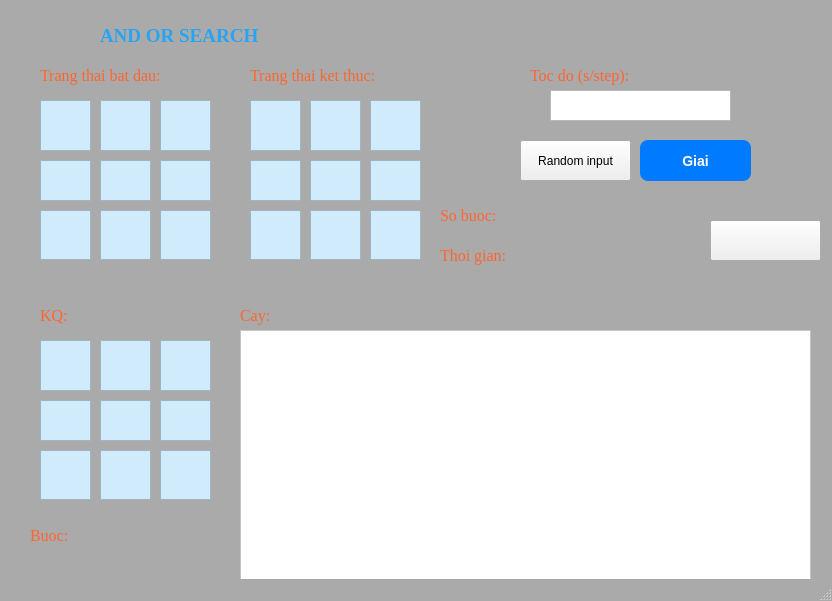
<?xml version="1.0" encoding="UTF-8"?>
<ui version="4.0">
 <class>MainWindow</class>
 <widget class="QMainWindow" name="MainWindow">
  <property name="geometry">
   <rect>
    <x>0</x>
    <y>0</y>
    <width>832</width>
    <height>601</height>
   </rect>
  </property>
  <property name="windowTitle">
   <string>Do an AI ca nhan</string>
  </property>
  <property name="styleSheet">
   <string notr="true">QMainWindow{
	background-color: #AAAAAA;
}</string>
  </property>
  <widget class="QWidget" name="centralwidget">
   <widget class="QLabel" name="lblStartState">
    <property name="geometry">
     <rect>
      <x>40</x>
      <y>60</y>
      <width>161</width>
      <height>31</height>
     </rect>
    </property>
    <property name="font">
     <font>
      <family>Times New Roman</family>
      <pointsize>12</pointsize>
     </font>
    </property>
    <property name="styleSheet">
     <string notr="true">QLabel{
	color: #FF652F;
}</string>
    </property>
    <property name="text">
     <string>Trang thai bat dau:</string>
    </property>
   </widget>
   <widget class="QPushButton" name="btnSolve">
    <property name="geometry">
     <rect>
      <x>640</x>
      <y>140</y>
      <width>111</width>
      <height>41</height>
     </rect>
    </property>
    <property name="styleSheet">
     <string notr="true">/*QPushButton{
	background-color: #EEE2DC;
	border-radius: 10px;
}*/
QPushButton {
    background-color: #007BFF;
    color: white;
    border-radius: 8px;
    padding: 6px 12px;
    font-size: 14px;
    font-weight: bold;
}

QPushButton:hover {
    background-color: #0056b3;
}

</string>
    </property>
    <property name="text">
     <string>Giai</string>
    </property>
   </widget>
   <widget class="QLabel" name="lblTitle">
    <property name="geometry">
     <rect>
      <x>100</x>
      <y>20</y>
      <width>691</width>
      <height>31</height>
     </rect>
    </property>
    <property name="font">
     <font>
      <family>Times New Roman</family>
      <pointsize>14</pointsize>
      <weight>75</weight>
      <bold>true</bold>
     </font>
    </property>
    <property name="styleSheet">
     <string notr="true">QLabel{
	color: #27A4F2;
}</string>
    </property>
    <property name="text">
     <string>AND OR SEARCH</string>
    </property>
   </widget>
   <widget class="QPlainTextEdit" name="cell1">
    <property name="geometry">
     <rect>
      <x>40</x>
      <y>100</y>
      <width>51</width>
      <height>51</height>
     </rect>
    </property>
    <property name="font">
     <font>
      <family>Times New Roman</family>
      <pointsize>10</pointsize>
     </font>
    </property>
    <property name="styleSheet">
     <string notr="true">QPlainTextEdit{
	background-color: #CFEBFC;
	color: black
}</string>
    </property>
   </widget>
   <widget class="QPlainTextEdit" name="cell2">
    <property name="geometry">
     <rect>
      <x>100</x>
      <y>100</y>
      <width>51</width>
      <height>51</height>
     </rect>
    </property>
    <property name="font">
     <font>
      <family>Times New Roman</family>
      <pointsize>10</pointsize>
     </font>
    </property>
    <property name="styleSheet">
     <string notr="true">QPlainTextEdit{
	background-color: #CFEBFC;
	color: black
}</string>
    </property>
   </widget>
   <widget class="QPlainTextEdit" name="cell3">
    <property name="geometry">
     <rect>
      <x>160</x>
      <y>100</y>
      <width>51</width>
      <height>51</height>
     </rect>
    </property>
    <property name="font">
     <font>
      <family>Times New Roman</family>
      <pointsize>10</pointsize>
     </font>
    </property>
    <property name="styleSheet">
     <string notr="true">QPlainTextEdit{
	background-color: #CFEBFC;
	color: black
}</string>
    </property>
   </widget>
   <widget class="QPlainTextEdit" name="cell4">
    <property name="geometry">
     <rect>
      <x>40</x>
      <y>160</y>
      <width>51</width>
      <height>41</height>
     </rect>
    </property>
    <property name="font">
     <font>
      <family>Times New Roman</family>
      <pointsize>10</pointsize>
     </font>
    </property>
    <property name="styleSheet">
     <string notr="true">QPlainTextEdit{
	background-color: #CFEBFC;
	color: black
}</string>
    </property>
   </widget>
   <widget class="QPlainTextEdit" name="cell5">
    <property name="geometry">
     <rect>
      <x>100</x>
      <y>160</y>
      <width>51</width>
      <height>41</height>
     </rect>
    </property>
    <property name="font">
     <font>
      <family>Times New Roman</family>
      <pointsize>10</pointsize>
     </font>
    </property>
    <property name="styleSheet">
     <string notr="true">QPlainTextEdit{
	background-color: #CFEBFC;
	color: black
}</string>
    </property>
   </widget>
   <widget class="QPlainTextEdit" name="cell6">
    <property name="geometry">
     <rect>
      <x>160</x>
      <y>160</y>
      <width>51</width>
      <height>41</height>
     </rect>
    </property>
    <property name="font">
     <font>
      <family>Times New Roman</family>
      <pointsize>10</pointsize>
     </font>
    </property>
    <property name="styleSheet">
     <string notr="true">QPlainTextEdit{
	background-color: #CFEBFC;
	color: black
}</string>
    </property>
   </widget>
   <widget class="QPlainTextEdit" name="cell7">
    <property name="geometry">
     <rect>
      <x>40</x>
      <y>210</y>
      <width>51</width>
      <height>50</height>
     </rect>
    </property>
    <property name="font">
     <font>
      <family>Times New Roman</family>
      <pointsize>10</pointsize>
     </font>
    </property>
    <property name="styleSheet">
     <string notr="true">QPlainTextEdit{
	background-color: #CFEBFC;
	color: black
}</string>
    </property>
   </widget>
   <widget class="QPlainTextEdit" name="cell8">
    <property name="geometry">
     <rect>
      <x>100</x>
      <y>210</y>
      <width>51</width>
      <height>50</height>
     </rect>
    </property>
    <property name="font">
     <font>
      <family>Times New Roman</family>
      <pointsize>10</pointsize>
     </font>
    </property>
    <property name="styleSheet">
     <string notr="true">QPlainTextEdit{
	background-color: #CFEBFC;
	color: black
}</string>
    </property>
   </widget>
   <widget class="QPlainTextEdit" name="cell9">
    <property name="geometry">
     <rect>
      <x>160</x>
      <y>210</y>
      <width>51</width>
      <height>50</height>
     </rect>
    </property>
    <property name="font">
     <font>
      <family>Times New Roman</family>
      <pointsize>10</pointsize>
     </font>
    </property>
    <property name="styleSheet">
     <string notr="true">QPlainTextEdit{
	background-color: #CFEBFC;
	color: black
}</string>
    </property>
   </widget>
   <widget class="QPlainTextEdit" name="cell3_3">
    <property name="geometry">
     <rect>
      <x>160</x>
      <y>340</y>
      <width>51</width>
      <height>51</height>
     </rect>
    </property>
    <property name="font">
     <font>
      <family>Times New Roman</family>
      <pointsize>10</pointsize>
     </font>
    </property>
    <property name="styleSheet">
     <string notr="true">QPlainTextEdit{
	background-color: #CFEBFC;
	color: black
}</string>
    </property>
    <property name="readOnly">
     <bool>true</bool>
    </property>
   </widget>
   <widget class="QPlainTextEdit" name="cell7_3">
    <property name="geometry">
     <rect>
      <x>40</x>
      <y>450</y>
      <width>51</width>
      <height>50</height>
     </rect>
    </property>
    <property name="font">
     <font>
      <family>Times New Roman</family>
      <pointsize>10</pointsize>
     </font>
    </property>
    <property name="styleSheet">
     <string notr="true">QPlainTextEdit{
	background-color: #CFEBFC;
	color: black
}</string>
    </property>
    <property name="readOnly">
     <bool>true</bool>
    </property>
   </widget>
   <widget class="QPlainTextEdit" name="cell8_3">
    <property name="geometry">
     <rect>
      <x>100</x>
      <y>450</y>
      <width>51</width>
      <height>50</height>
     </rect>
    </property>
    <property name="font">
     <font>
      <family>Times New Roman</family>
      <pointsize>10</pointsize>
     </font>
    </property>
    <property name="styleSheet">
     <string notr="true">QPlainTextEdit{
	background-color: #CFEBFC;
	color: black
}</string>
    </property>
    <property name="readOnly">
     <bool>true</bool>
    </property>
   </widget>
   <widget class="QPlainTextEdit" name="cell9_3">
    <property name="geometry">
     <rect>
      <x>160</x>
      <y>450</y>
      <width>51</width>
      <height>50</height>
     </rect>
    </property>
    <property name="font">
     <font>
      <family>Times New Roman</family>
      <pointsize>10</pointsize>
     </font>
    </property>
    <property name="styleSheet">
     <string notr="true">QPlainTextEdit{
	background-color: #CFEBFC;
	color: black
}</string>
    </property>
    <property name="readOnly">
     <bool>true</bool>
    </property>
   </widget>
   <widget class="QPlainTextEdit" name="cell5_3">
    <property name="geometry">
     <rect>
      <x>100</x>
      <y>400</y>
      <width>51</width>
      <height>41</height>
     </rect>
    </property>
    <property name="font">
     <font>
      <family>Times New Roman</family>
      <pointsize>10</pointsize>
     </font>
    </property>
    <property name="styleSheet">
     <string notr="true">QPlainTextEdit{
	background-color: #CFEBFC;
	color: black
}</string>
    </property>
    <property name="readOnly">
     <bool>true</bool>
    </property>
   </widget>
   <widget class="QPlainTextEdit" name="cell4_3">
    <property name="geometry">
     <rect>
      <x>40</x>
      <y>400</y>
      <width>51</width>
      <height>41</height>
     </rect>
    </property>
    <property name="font">
     <font>
      <family>Times New Roman</family>
      <pointsize>10</pointsize>
     </font>
    </property>
    <property name="styleSheet">
     <string notr="true">QPlainTextEdit{
	background-color: #CFEBFC;
	color: black
}</string>
    </property>
    <property name="readOnly">
     <bool>true</bool>
    </property>
   </widget>
   <widget class="QPlainTextEdit" name="cell1_3">
    <property name="geometry">
     <rect>
      <x>40</x>
      <y>340</y>
      <width>51</width>
      <height>51</height>
     </rect>
    </property>
    <property name="font">
     <font>
      <family>Times New Roman</family>
      <pointsize>10</pointsize>
     </font>
    </property>
    <property name="styleSheet">
     <string notr="true">QPlainTextEdit{
	background-color: #CFEBFC;
	color: black
}</string>
    </property>
    <property name="readOnly">
     <bool>true</bool>
    </property>
   </widget>
   <widget class="QPlainTextEdit" name="cell2_3">
    <property name="geometry">
     <rect>
      <x>100</x>
      <y>340</y>
      <width>51</width>
      <height>51</height>
     </rect>
    </property>
    <property name="font">
     <font>
      <family>Times New Roman</family>
      <pointsize>10</pointsize>
     </font>
    </property>
    <property name="styleSheet">
     <string notr="true">QPlainTextEdit{
	background-color: #CFEBFC;
	color: black
}</string>
    </property>
    <property name="readOnly">
     <bool>true</bool>
    </property>
   </widget>
   <widget class="QPlainTextEdit" name="cell6_3">
    <property name="geometry">
     <rect>
      <x>160</x>
      <y>400</y>
      <width>51</width>
      <height>41</height>
     </rect>
    </property>
    <property name="font">
     <font>
      <family>Times New Roman</family>
      <pointsize>10</pointsize>
     </font>
    </property>
    <property name="styleSheet">
     <string notr="true">QPlainTextEdit{
	background-color: #CFEBFC;
	color: black
}</string>
    </property>
    <property name="readOnly">
     <bool>true</bool>
    </property>
   </widget>
   <widget class="QLabel" name="lblResult">
    <property name="geometry">
     <rect>
      <x>40</x>
      <y>300</y>
      <width>161</width>
      <height>31</height>
     </rect>
    </property>
    <property name="font">
     <font>
      <family>Times New Roman</family>
      <pointsize>12</pointsize>
     </font>
    </property>
    <property name="styleSheet">
     <string notr="true">QLabel{
	color: #FF652F;
}</string>
    </property>
    <property name="text">
     <string>KQ:</string>
    </property>
   </widget>
   <widget class="QLabel" name="lblStep">
    <property name="geometry">
     <rect>
      <x>30</x>
      <y>520</y>
      <width>71</width>
      <height>31</height>
     </rect>
    </property>
    <property name="font">
     <font>
      <family>Times New Roman</family>
      <pointsize>12</pointsize>
     </font>
    </property>
    <property name="styleSheet">
     <string notr="true">QLabel{
	color: #FF652F;
}
</string>
    </property>
    <property name="text">
     <string>Buoc:</string>
    </property>
   </widget>
   <widget class="QPlainTextEdit" name="txtStep">
    <property name="geometry">
     <rect>
      <x>80</x>
      <y>520</y>
      <width>101</width>
      <height>31</height>
     </rect>
    </property>
    <property name="font">
     <font>
      <family>Times New Roman</family>
      <pointsize>12</pointsize>
     </font>
    </property>
    <property name="styleSheet">
     <string notr="true">QPlainTextEdit{
	background-color: transparent;
	color: black
}</string>
    </property>
    <property name="frameShape">
     <enum>QFrame::NoFrame</enum>
    </property>
    <property name="textInteractionFlags">
     <set>Qt::NoTextInteraction</set>
    </property>
   </widget>
   <widget class="QLabel" name="lblTotalStep">
    <property name="geometry">
     <rect>
      <x>440</x>
      <y>200</y>
      <width>101</width>
      <height>31</height>
     </rect>
    </property>
    <property name="font">
     <font>
      <family>Times New Roman</family>
      <pointsize>12</pointsize>
     </font>
    </property>
    <property name="styleSheet">
     <string notr="true">QLabel{
	color: #FF652F;
}</string>
    </property>
    <property name="text">
     <string>So buoc:</string>
    </property>
   </widget>
   <widget class="QPlainTextEdit" name="txtTotalStep">
    <property name="geometry">
     <rect>
      <x>540</x>
      <y>200</y>
      <width>101</width>
      <height>31</height>
     </rect>
    </property>
    <property name="font">
     <font>
      <family>Times New Roman</family>
      <pointsize>12</pointsize>
     </font>
    </property>
    <property name="styleSheet">
     <string notr="true">QPlainTextEdit{
	background-color: transparent;
	color: black
}</string>
    </property>
    <property name="frameShape">
     <enum>QFrame::NoFrame</enum>
    </property>
    <property name="textInteractionFlags">
     <set>Qt::NoTextInteraction</set>
    </property>
   </widget>
   <widget class="QLabel" name="lblSolveTime">
    <property name="geometry">
     <rect>
      <x>440</x>
      <y>240</y>
      <width>111</width>
      <height>31</height>
     </rect>
    </property>
    <property name="font">
     <font>
      <family>Times New Roman</family>
      <pointsize>12</pointsize>
     </font>
    </property>
    <property name="styleSheet">
     <string notr="true">QLabel{
	color: #FF652F;
}</string>
    </property>
    <property name="text">
     <string>Thoi gian:</string>
    </property>
   </widget>
   <widget class="QPlainTextEdit" name="txtSolveTime">
    <property name="geometry">
     <rect>
      <x>540</x>
      <y>240</y>
      <width>161</width>
      <height>31</height>
     </rect>
    </property>
    <property name="font">
     <font>
      <family>Times New Roman</family>
      <pointsize>12</pointsize>
     </font>
    </property>
    <property name="styleSheet">
     <string notr="true">QPlainTextEdit{
	background-color: transparent;
	color: black
}</string>
    </property>
    <property name="frameShape">
     <enum>QFrame::NoFrame</enum>
    </property>
    <property name="textInteractionFlags">
     <set>Qt::NoTextInteraction</set>
    </property>
   </widget>
   <widget class="QPushButton" name="btnWriteToFile">
    <property name="geometry">
     <rect>
      <x>710</x>
      <y>220</y>
      <width>111</width>
      <height>41</height>
     </rect>
    </property>
    <property name="styleSheet">
     <string notr="true">/*QPushButton{
	background-color: #EEE2DC;
	border-radius: 10px;
}*/
QPushButton#writeToFile {
    background-color: #28A745;
}

QPushButton#writeToFile:hover {
    background-color: #218838;
}</string>
    </property>
    <property name="text">
     <string> </string>
    </property>
   </widget>
   <widget class="QLabel" name="lblNote">
    <property name="geometry">
     <rect>
      <x>40</x>
      <y>280</y>
      <width>781</width>
      <height>21</height>
     </rect>
    </property>
    <property name="font">
     <font>
      <family>Times New Roman</family>
      <pointsize>10</pointsize>
     </font>
    </property>
    <property name="text">
     <string> </string>
    </property>
   </widget>
   <widget class="QPushButton" name="btnRandomInput">
    <property name="geometry">
     <rect>
      <x>520</x>
      <y>140</y>
      <width>111</width>
      <height>41</height>
     </rect>
    </property>
    <property name="styleSheet">
     <string notr="true">/*QPushButton{
	background-color: #EEE2DC;
	border-radius: 10px;
}*/
QPushButton#writeToFile {
    background-color: #28A745;
}

QPushButton#writeToFile:hover {
    background-color: #218838;
}</string>
    </property>
    <property name="text">
     <string>Random input</string>
    </property>
   </widget>
   <widget class="QLabel" name="lblStartState_3">
    <property name="geometry">
     <rect>
      <x>530</x>
      <y>60</y>
      <width>261</width>
      <height>31</height>
     </rect>
    </property>
    <property name="font">
     <font>
      <family>Times New Roman</family>
      <pointsize>12</pointsize>
     </font>
    </property>
    <property name="styleSheet">
     <string notr="true">QLabel{
	color: #FF652F;
}</string>
    </property>
    <property name="text">
     <string>Toc do (s/step):</string>
    </property>
   </widget>
   <widget class="QPlainTextEdit" name="txtSolveSpeedPerStep">
    <property name="geometry">
     <rect>
      <x>550</x>
      <y>90</y>
      <width>181</width>
      <height>31</height>
     </rect>
    </property>
   </widget>
   <widget class="QPlainTextEdit" name="txt_plan_tree">
    <property name="geometry">
     <rect>
      <x>240</x>
      <y>330</y>
      <width>571</width>
      <height>251</height>
     </rect>
    </property>
    <property name="font">
     <font>
      <family>Times New Roman</family>
      <pointsize>10</pointsize>
     </font>
    </property>
    <property name="styleSheet">
     <string notr="true">QPlainTextEdit{
	background-color: #FFFFFF;
	color: black
}</string>
    </property>
    <property name="readOnly">
     <bool>true</bool>
    </property>
   </widget>
   <widget class="QLabel" name="lblResult_2">
    <property name="geometry">
     <rect>
      <x>240</x>
      <y>300</y>
      <width>161</width>
      <height>31</height>
     </rect>
    </property>
    <property name="font">
     <font>
      <family>Times New Roman</family>
      <pointsize>12</pointsize>
     </font>
    </property>
    <property name="styleSheet">
     <string notr="true">QLabel{
	color: #FF652F;
}</string>
    </property>
    <property name="text">
     <string>Cay:</string>
    </property>
   </widget>
   <widget class="QLabel" name="lblStartState_2">
    <property name="geometry">
     <rect>
      <x>250</x>
      <y>60</y>
      <width>161</width>
      <height>31</height>
     </rect>
    </property>
    <property name="font">
     <font>
      <family>Times New Roman</family>
      <pointsize>12</pointsize>
     </font>
    </property>
    <property name="styleSheet">
     <string notr="true">QLabel{
	color: #FF652F;
}</string>
    </property>
    <property name="text">
     <string>Trang thai ket thuc:</string>
    </property>
   </widget>
   <widget class="QPlainTextEdit" name="cell9_end">
    <property name="geometry">
     <rect>
      <x>370</x>
      <y>210</y>
      <width>51</width>
      <height>50</height>
     </rect>
    </property>
    <property name="font">
     <font>
      <family>Times New Roman</family>
      <pointsize>10</pointsize>
     </font>
    </property>
    <property name="styleSheet">
     <string notr="true">QPlainTextEdit{
	background-color: #CFEBFC;
	color: black
}</string>
    </property>
   </widget>
   <widget class="QPlainTextEdit" name="cell2_end">
    <property name="geometry">
     <rect>
      <x>310</x>
      <y>100</y>
      <width>51</width>
      <height>51</height>
     </rect>
    </property>
    <property name="font">
     <font>
      <family>Times New Roman</family>
      <pointsize>10</pointsize>
     </font>
    </property>
    <property name="styleSheet">
     <string notr="true">QPlainTextEdit{
	background-color: #CFEBFC;
	color: black
}</string>
    </property>
   </widget>
   <widget class="QPlainTextEdit" name="cell3_end">
    <property name="geometry">
     <rect>
      <x>370</x>
      <y>100</y>
      <width>51</width>
      <height>51</height>
     </rect>
    </property>
    <property name="font">
     <font>
      <family>Times New Roman</family>
      <pointsize>10</pointsize>
     </font>
    </property>
    <property name="styleSheet">
     <string notr="true">QPlainTextEdit{
	background-color: #CFEBFC;
	color: black
}</string>
    </property>
   </widget>
   <widget class="QPlainTextEdit" name="cell6_end">
    <property name="geometry">
     <rect>
      <x>370</x>
      <y>160</y>
      <width>51</width>
      <height>41</height>
     </rect>
    </property>
    <property name="font">
     <font>
      <family>Times New Roman</family>
      <pointsize>10</pointsize>
     </font>
    </property>
    <property name="styleSheet">
     <string notr="true">QPlainTextEdit{
	background-color: #CFEBFC;
	color: black
}</string>
    </property>
   </widget>
   <widget class="QPlainTextEdit" name="cell1_end">
    <property name="geometry">
     <rect>
      <x>250</x>
      <y>100</y>
      <width>51</width>
      <height>51</height>
     </rect>
    </property>
    <property name="font">
     <font>
      <family>Times New Roman</family>
      <pointsize>10</pointsize>
     </font>
    </property>
    <property name="styleSheet">
     <string notr="true">QPlainTextEdit{
	background-color: #CFEBFC;
	color: black
}</string>
    </property>
   </widget>
   <widget class="QPlainTextEdit" name="cell4_end">
    <property name="geometry">
     <rect>
      <x>250</x>
      <y>160</y>
      <width>51</width>
      <height>41</height>
     </rect>
    </property>
    <property name="font">
     <font>
      <family>Times New Roman</family>
      <pointsize>10</pointsize>
     </font>
    </property>
    <property name="styleSheet">
     <string notr="true">QPlainTextEdit{
	background-color: #CFEBFC;
	color: black
}</string>
    </property>
   </widget>
   <widget class="QPlainTextEdit" name="cell8_end">
    <property name="geometry">
     <rect>
      <x>310</x>
      <y>210</y>
      <width>51</width>
      <height>50</height>
     </rect>
    </property>
    <property name="font">
     <font>
      <family>Times New Roman</family>
      <pointsize>10</pointsize>
     </font>
    </property>
    <property name="styleSheet">
     <string notr="true">QPlainTextEdit{
	background-color: #CFEBFC;
	color: black
}</string>
    </property>
   </widget>
   <widget class="QPlainTextEdit" name="cell7_end">
    <property name="geometry">
     <rect>
      <x>250</x>
      <y>210</y>
      <width>51</width>
      <height>50</height>
     </rect>
    </property>
    <property name="font">
     <font>
      <family>Times New Roman</family>
      <pointsize>10</pointsize>
     </font>
    </property>
    <property name="styleSheet">
     <string notr="true">QPlainTextEdit{
	background-color: #CFEBFC;
	color: black
}</string>
    </property>
   </widget>
   <widget class="QPlainTextEdit" name="cell5_end">
    <property name="geometry">
     <rect>
      <x>310</x>
      <y>160</y>
      <width>51</width>
      <height>41</height>
     </rect>
    </property>
    <property name="font">
     <font>
      <family>Times New Roman</family>
      <pointsize>10</pointsize>
     </font>
    </property>
    <property name="styleSheet">
     <string notr="true">QPlainTextEdit{
	background-color: #CFEBFC;
	color: black
}</string>
    </property>
   </widget>
  </widget>
  <widget class="QMenuBar" name="menubar">
   <property name="geometry">
    <rect>
     <x>0</x>
     <y>0</y>
     <width>832</width>
     <height>21</height>
    </rect>
   </property>
  </widget>
  <widget class="QStatusBar" name="statusbar"/>
 </widget>
 <resources/>
 <connections/>
</ui>
